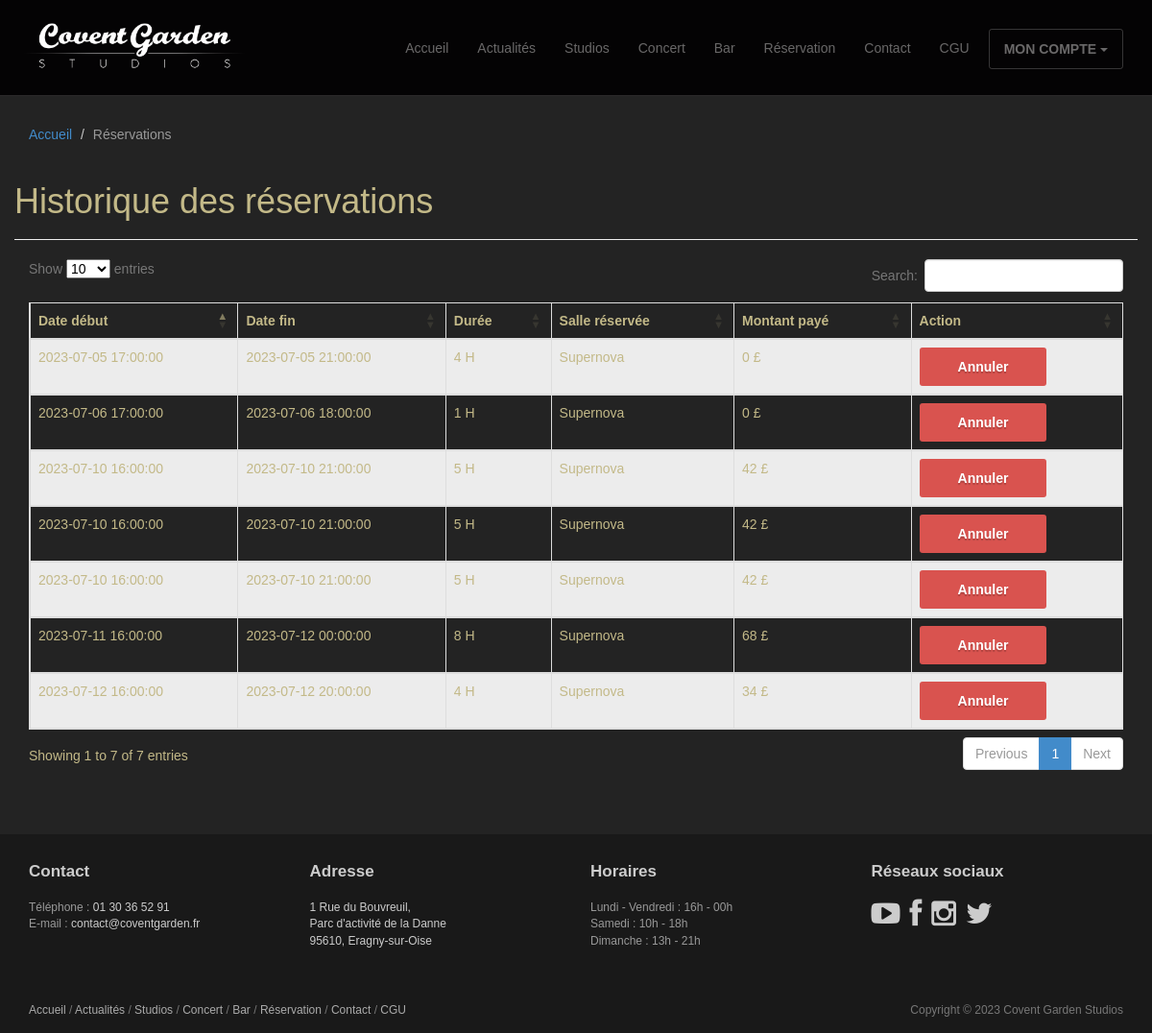
The page /compte/mes_reservations/ (signed in) on the database as committed earlier.
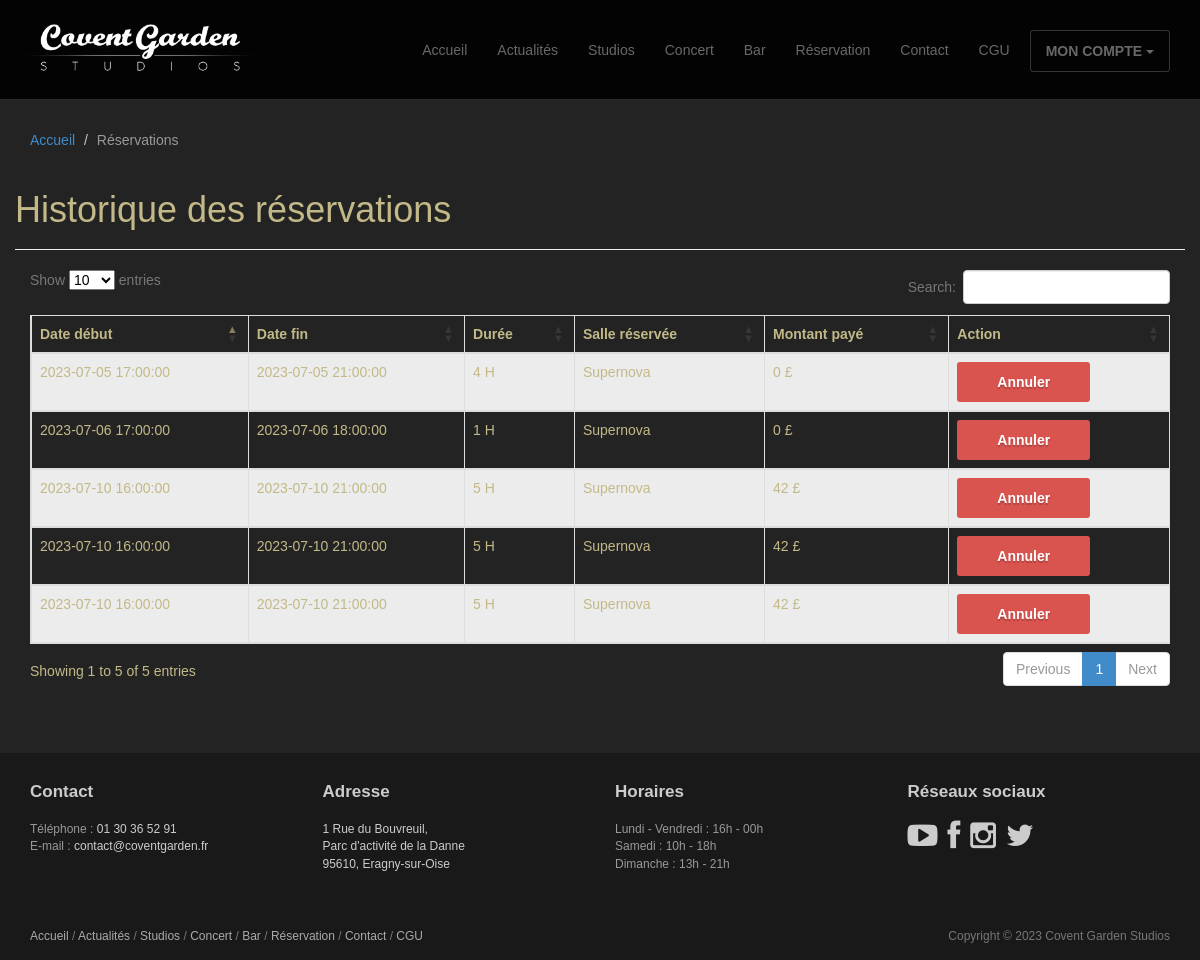
The same page on the database as committed later.
### studios/models.py (models this page shows, shortened)
class Reservation(models.Model):
    class Status(models.TextChoices):
        RESERVED = 'Reserver'
        INPROGRESS = 'En cours'
    description = models.fields.CharField(max_length=1000)
    duration = models.fields.IntegerField(validators=[MinValueValidator(0)])
    date_start = models.DateTimeField(null=False)
    date_end = models.DateTimeField(null=False)
    price = models.fields.IntegerField(validators=[MinValueValidator(1)])
    status = models.fields.CharField(choices=Status.choices, max_length=20)
    salle = models.ForeignKey(Salle, on_delete=models.CASCADE, null=True)
    user = models.ForeignKey(CustomUser, on_delete=models.CASCADE, null=True)
    is_active = models.BooleanField(default=True)

class Salle(models.Model):
    name = models.fields.CharField(max_length=100)
    description = models.fields.CharField(max_length=1000)

### studios/views.py (the view)
# urls.py: path('compte/mes_reservations/', views.BookingsDetailView.as_view(), name='bookings_detail'),
class BookingsDetailView(LoginRequiredMixin, View):
    redirect_field_name = ''
    template_name = "bookings/bookings_detail.html"
    context = {
        "title": "Historique des réservations",
        "breadcrumb": [
            {"view": "home", "name": "Accueil"},
            {"view": None, "name": "Réservations"}]
    }
    def get(self, request):
        self.context["my_groups"] = request.user.my_groups.all()
        reservations = Reservation.objects.filter(user_id=request.user.id)
        self.context["reservations"] = reservations
        return render(request, self.template_name, self.context)

### studios/templates/bookings/bookings_detail.html (shortened to what this page needs)
{% extends 'base/base.html' %}
{% load static %}
{% block header %}
<header id="head" class="secondary"></header>
{% endblock %}
{% block page_header %}
<header class="page-header">
	<h1 class="page-title">{{title}}</h1>
</header>
{% endblock %}
{% block content %}
<div class="container">
	<table id="myTable" class="table table-striped table-bordered dt-responsive nowrap" style="width:100%">
		<thead>
			<tr>
				<th>Date début</th>
				<th>Date fin</th>
				<th>Durée</th>
				<th>Salle réservée</th>
				<th>Montant payé</th>
				<th>Action</th>
			</tr>
		</thead>
		<tbody>
			{% for reservation in reservations %}
				<tr>
					<td>{{ reservation.date_start|date:"Y-m-d H:i:s" }}</td>
					<td>{{ reservation.date_end|date:"Y-m-d H:i:s" }}</td>
					<td>{{ reservation.duration }} H</td>
					<td>{{ reservation.salle.name }}</td>
					<td>{{ reservation.price }} £</td>
					<td>
						<a href="{% url 'set_reservation' reservation.id %}" class="{% if reservation.is_active %}btn btn-danger{% else %}btn btn-success{% endif %}">
							{% if reservation.is_active %} Annuler {% else %} Activer {% endif %}
						</a>
					</td>
				</tr>
			{% endfor %}
		</tbody>
	</table>
</div>
{% endblock %}
{% block style %}
<link rel="stylesheet" type="text/css" href="https://cdn.datatables.net/1.10.25/css/dataTables.bootstrap5.min.css">
<link rel="stylesheet" type="text/css" href="https://cdn.datatables.net/responsive/2.2.9/css/responsive.bootstrap5.min.css">
<link rel="stylesheet" type="text/css" href="https://cdn.datatables.net/1.10.25/css/dataTables.bootstrap5.min.css">
<link rel="stylesheet" type="text/css" href="https://cdn.datatables.net/buttons/1.7.1/css/buttons.bootstrap5.min.css">
{% endblock %}

### studios/templates/base/base.html (shortened to what this page needs)
{% load static %}
<!DOCTYPE html>
<html lang="en">
<head>
    <link rel="stylesheet" href="{% static 'studios/css/familyOpenSans.css' %}" media="screen"/>
    <link rel="stylesheet" href="{% static 'studios/css/bootstrap.min.css' %}"/>
    <link rel="stylesheet" href="{% static 'studios/css/font-awesome.min.css' %}"/>
	<link rel="stylesheet" href="{% static 'studios/css/bootstrap-theme.css' %}" media="screen"/>
	<link rel="stylesheet" href="{% static 'studios/css/main.css' %}"/>
	{% block style %}{% endblock %}
</head>
<body class="home">
	<div class="navbar navbar-inverse navbar-fixed-top headroom" >
		<div class="container">
			<div class="navbar-header">
				<a class="navbar-brand" href="{% url 'home' %}"><img id="navbar-logo" src="{% static 'studios/images/logo.png' %}"></a>
			</div>
			<div class="navbar-collapse collapse">
				<ul class="nav navbar-nav pull-right">
					<li><a href="{% url 'home' %}">Accueil</a></li>
					<li><a href="{% url 'news' %}">Actualités</a></li>
					<li><a href="{% url 'studios' %}">Studios</a></li>
					<li><a href="{% url 'concert' %}">Concert</a></li>
					<li><a href="{% url 'bar' %}">Bar</a></li>
					<li><a href="{% url 'booking' %}">Réservation</a></li>
					<li><a href="{% url 'contact' %}">Contact</a></li>
					<li><a href="{% url 'eula' %}">CGU</a></li>
					{% if user.is_authenticated %}
						<li class="dropdown">
							<a class="btn" href="#" class="dropdown-toggle" data-toggle="dropdown">MON COMPTE <b class="caret"></b></a>
						</li>
					{% else %}
						<li><a class="btn" href="{% url 'account_sign_in_form' %}">CONNEXION / INSCRIPTION</a></li>
					{% endif %}
				</ul>
			</div>
		</div>
	</div>
	{% block header %}{% endblock %}
	<div class="container">
		{% include 'base/base_breadcrumb.html' %}
		<div class="row">
			<article class="col-xs-20 maincontent">
				{% block page_header %}{% endblock %}
				{% block content %}{% endblock %}
			</article>
		</div>
	</div>
	<footer id="footer" class="top-space">
		<div class="footer1">
			<div class="container">
				<div class="row">
					<div class="col-md-3 widget">
						<h3 class="widget-title">Contact</h3>
						<div class="widget-body">
							<p>
								Téléphone : <a href="tel:0130365291">01 30 36 52 91</a><br>
								E-mail : <a href="mailto:contact@coventgarden.fr">contact@coventgarden.fr</a>
							</p>
						</div>
					</div>
					<div class="col-md-3 widget">
						<h3 class="widget-title">Adresse</h3>
						<div class="widget-body">
							<p>
 								<a href="https://goo.gl/maps/xwy7vnXwuFTFXfJA8" target="_blank">
 									1 Rue du Bouvreuil,<br>
 									Parc d'activité de la Danne<br>
 									95610, Eragny-sur-Oise
 								</a>
							</p>
						</div>
					</div>
					<div class="col-md-3 widget">
						<h3 class="widget-title">Horaires</h3>
						<div class="widget-body">
							<p>
								Lundi - Vendredi : 16h - 00h<br>
								Samedi : 10h - 18h<br>
								Dimanche : 13h - 21h<br>
							</p>
						</div>
					</div>
					<div class="col-md-3 widget">
						<h3 class="widget-title">Réseaux sociaux</h3>
						<div class="widget-body">
							<p class="follow-me-icons">
								<a target="_blank" href="https://www.youtube.com/user/CoventGardenStudio"><i class="fa fa-youtube-play fa-2"></i></a>
								<a target="_blank" href="https://www.facebook.com/CGS95"><i class="fa fa-facebook fa-2"></i></a>
								<a target="_blank" href="https://www.instagram.com/coventgardenstudios/"><i class="fa fa-instagram fa-2"></i></a>
								<a target="_blank" href=""><i class="fa fa-twitter fa-2"></i></a>
							</p>
						</div>
					</div>
				</div>
			</div>
		</div>
		<div class="footer2">
			<div class="container">
				<div class="row">
					<div class="col-md-6 widget">
						<div class="widget-body">
							<p class="simplenav">
								<a href="{% url 'home' %}">Accueil</a> /
								<a href="{% url 'news' %}">Actualités</a> /
								<a href="{% url 'studios' %}">Studios</a> /
								<a href="{% url 'concert' %}">Concert</a> /
								<a href="{% url 'bar' %}">Bar</a> /
								<a href="{% url 'booking' %}">Réservation</a> /
								<a href="{% url 'contact' %}">Contact</a> /
								<a href="{% url 'eula' %}">CGU</a>
							</p>
						</div>
					</div>
					<div class="col-md-6 widget">
						<div class="widget-body">
							<p class="text-right">
								Copyright &copy; 2023 Covent Garden Studios</a>
							</p>
						</div>
					</div>
				</div>
			</div>
		</div>
	</footer>
</body>
</html>

### studios/templates/base/base_breadcrumb.html
{% if breadcrumb %}
	<ol class="breadcrumb">
		{% for trail in breadcrumb %}
			{% if not forloop.last %}
				{% if trail.view is not null %}
					<li><a href="{% url trail.view %}">{{trail.name}}</a></li>
				{% else %}
					<li>{{trail.name}}</li>
				{% endif %}
			{% else %}
				<li class="active">{{trail.name}}</li>
			{% endif %}
		{%endfor%}
	</ol>
{% endif %}

### studios/static/studios/css/main.css (style rules this page uses)
#head { background:#181015 url( ../images/bg_header.jpg) no-repeat; background-size: cover; min-height:1020px; text-align: center;padding-top: 275px; color:white; font-family:"Open sans", Helvetica, Arial; font-weight:30; }
#head.secondary { height:100px; min-height: 100px; padding-top:0px; }
.headroom { -webkit-transition: all 0.4s ease-out; -moz-transition: all 0.4s ease-out; -o-transition: all 0.4s ease-out; transition: all 0.4s ease-out; }
h1, h2, h3, h4, h5, h6 { font-family:"Open sans", Helvetica, Arial; }
h1, .h1, h2, .h2, h3, .h3 { margin-top:30px; }
.page-title { margin-top:20px; font-weight:300; }
.breadcrumb { background:none; padding:0; margin:30px 0 0px 0; }
.top-space { margin-top: 60px; }
img { max-width:100%; }
.footer1 { background: #191919; padding: 30px 0 0 0; font-size: 12px; color: #999; }
.footer1 a { color: #ccc; }
.footer1 .widget { margin-bottom:30px; }
.footer1 .widget-title { font-size: 17px; font-weight: bold; color: #ccc; margin: 0 0 20px; }
.follow-me-icons { font-size:30px; }
.follow-me-icons i { float:left; margin:0 10px 0 0; }
.footer2 { background: #191919; padding: 15px 0; color: #777; font-size: 12px; }
.footer2 a { color: #aaa; }
.footer2 p { margin: 0; }
body { background-color: #232323; color: #c3b988; font-family: 'Ubuntu', sans-serif; }

Rows that differ between the two databases and show on the page:
removed Reservation: date_start "2023-07-12 16:00:00", date_end "2023-07-12 20:00:00", duration "4", salle.name "Supernova", price "34", is_active "Annuler"
removed Reservation: date_start "2023-07-11 16:00:00", date_end "2023-07-12 00:00:00", duration "8", salle.name "Supernova", price "68", is_active "Annuler"
Other text that changed with them:
text written by a page script: "Show entries Search: Showing 1 to 7 of 7 entries Previous 1 Next" → "Show entries Search: Showing 1 to 5 of 5 entries Previous 1 Next"
